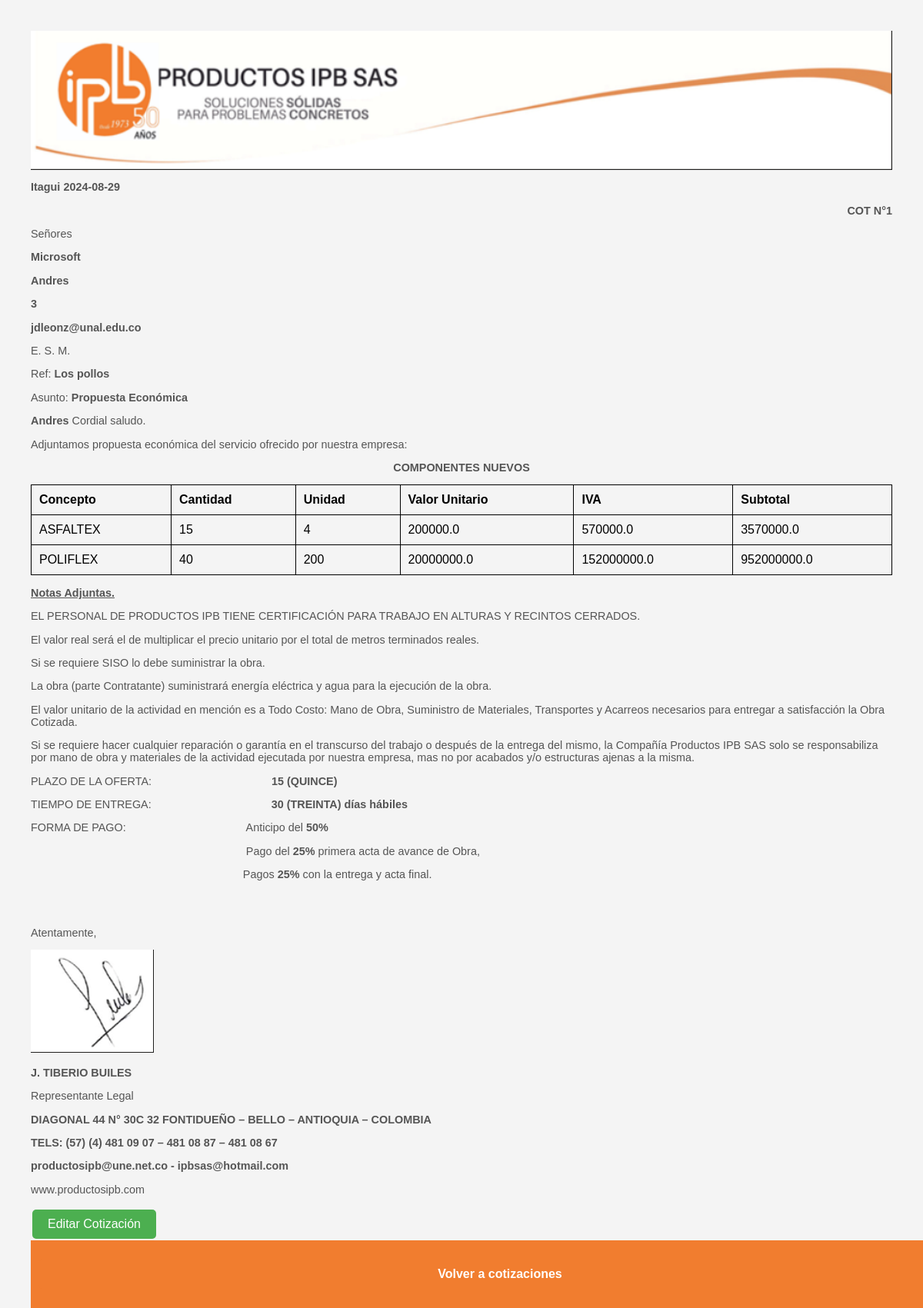
Before: /cotizacion/5 with the older database file.
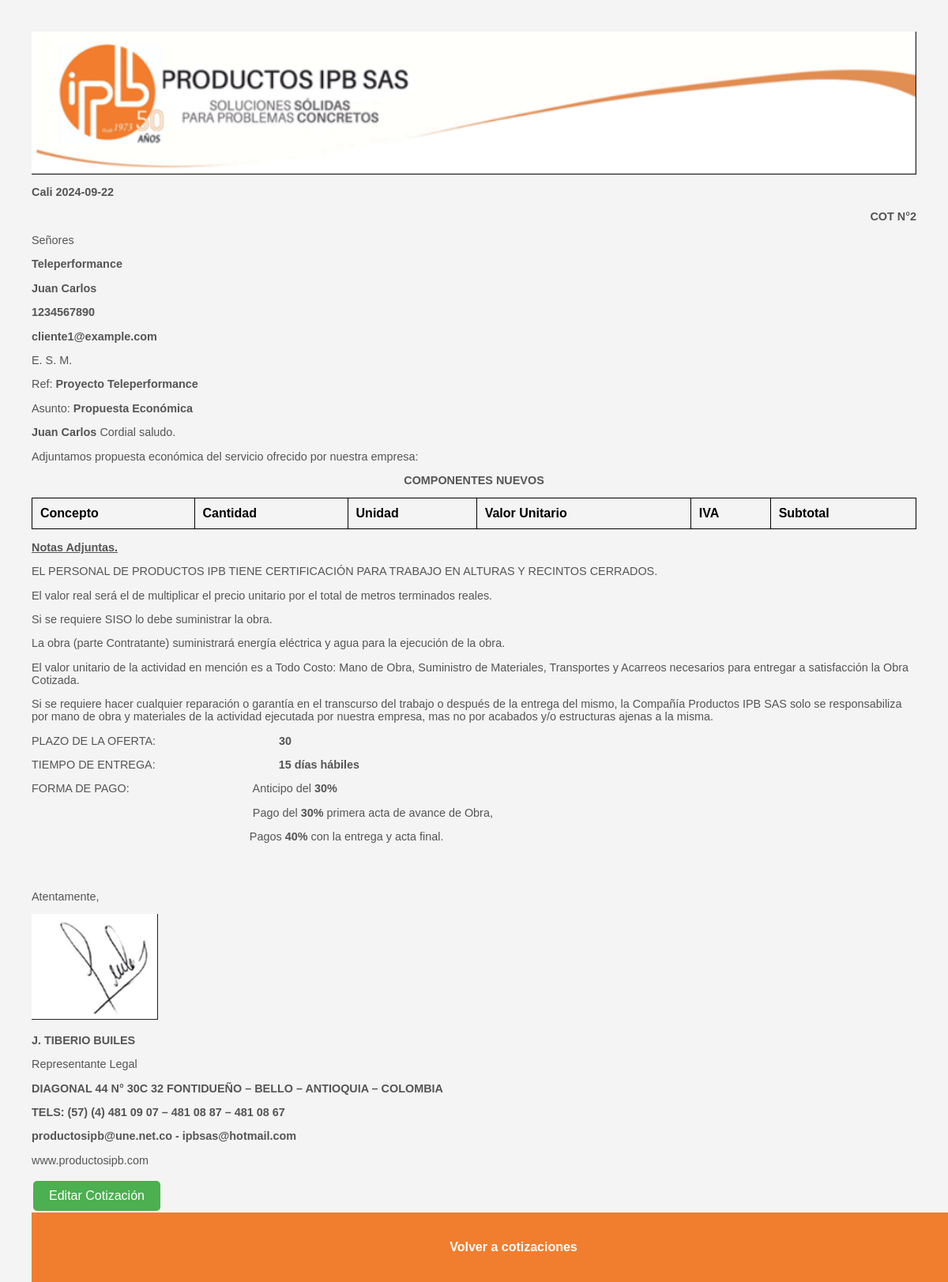
After: the same page with the newer database file.
### app.py (models this page shows, shortened)
class Cotizacion(db.Model):
    id = db.Column(db.Integer, primary_key=True)
    fecha = db.Column(db.Date, default=lambda: datetime.now(pytz.timezone('America/Bogota')).date())
    ciudad = db.Column(db.String(100), nullable=False)
    empresa = db.Column(db.String(100), nullable=False)
    proyecto = db.Column(db.String(100), nullable=False)
    plazo = db.Column(db.String(100), nullable=False)
    entrega = db.Column(db.String(100), nullable=False)
    anticipo = db.Column(db.Integer, nullable=False)
    p_acta = db.Column(db.Integer, nullable=False)
    f_acta = db.Column(db.Integer, nullable=False)
    consecutivo = db.Column(db.Integer, nullable=False)
    version_padre_id = db.Column(db.Integer, db.ForeignKey('cotizacion.id'), nullable=True)
    versiones = db.relationship('Cotizacion', backref=db.backref('version_padre', remote_side=[id]), lazy=True)
    productos_detalle = db.relationship('CotizacionProducto', backref='cotizacion', lazy=True)
    cliente_id = db.Column(db.Integer, db.ForeignKey('cliente.id'), nullable=False)
    cliente = db.relationship('Cliente', backref=db.backref('cotizaciones', lazy=True))
    servicio = db.Column(db.String(1000), nullable=False, default="v")

class Cliente(db.Model):
    id = db.Column(db.Integer, primary_key=True)
    nombre = db.Column(db.String(100), nullable=False)
    celular = db.Column(db.Integer, nullable=False)
    email = db.Column(db.String(100), nullable=False)
    """
    cotizacion_id = db.Column(db.Integer, db.ForeignKey('cotizacion.id'))
    cotizaciones = db.relationship('Cotizacion', back_populates='clienten', order_by='Cotizacion.id')
    """

class CotizacionProducto(db.Model):
    id = db.Column(db.Integer, primary_key=True)
    cotizacion_id = db.Column(db.Integer, db.ForeignKey('cotizacion.id'), nullable=False)
    producto_id = db.Column(db.Integer, db.ForeignKey('producto.id'), nullable=False)
    cantidad = db.Column(db.Integer, nullable=False)
    tamano = db.Column(db.Integer, nullable=False)
    producto = db.relationship('Producto', backref=db.backref('cotizacion_producto', lazy=True))

class Producto(db.Model):
    id = db.Column(db.Integer, primary_key=True)
    nombre = db.Column(db.String(100), nullable=False)
    precio = db.Column(db.Float, nullable=False)

### app.py (the view)
@app.route('/cotizacion/<int:id>')
def ver_cotizacion(id):
    cotizacion = Cotizacion.query.get_or_404(id)
    return render_template('ver_cotizacion.html', cotizacion=cotizacion)

### templates/ver_cotizacion.html (shortened to what the changed rows need)
<!DOCTYPE html>
<html lang="en">
<head>
    <link rel="stylesheet" href="static/styles.css">
</head>
<body>
<div class="content">
    <p><strong>{{ cotizacion.ciudad }} {{ cotizacion.fecha }}</strong></p>
    <p style="text-align: right;"><strong>COT N&deg;{{ cotizacion.consecutivo }}</strong></p>
    <p><strong>{{ cotizacion.empresa }}</strong></p>
    <p><strong>{{ cotizacion.cliente.nombre }}</strong></p>
    <p><strong>{{ cotizacion.cliente.celular }}</strong></p>
    <p><strong>{{ cotizacion.cliente.email }}</strong></p>
    <p>Ref: <strong>{{ cotizacion.proyecto }}</strong></p>
    <p><strong>{{ cotizacion.cliente.nombre }}</strong> Cordial saludo.</p>
    <table>
        {% if cotizacion.servicio != "v" %}
            <tbody>
                <tr>
                    <td colspan="6">{{ cotizacion.servicio }}</td>
                </tr>
            </tbody>
        {% else %}
            <thead>
                <tr>
                    <th>Concepto</th>
                    <th>Cantidad</th>
                    <th>Unidad</th>
                    <th>Valor Unitario</th>
                    <th>IVA</th>
                    <th>Subtotal</th>
                </tr>
            </thead>
            <tbody>
                {% for detalle in cotizacion.productos_detalle %}
                    <tr>
                        <td>{{ detalle.producto.nombre }}</td>
                        <td>{{ detalle.cantidad }}</td>
                        <td>{{ detalle.tamano }}</td>
                        <td>{{ (detalle.producto.precio * detalle.tamano) | round(2) }}</td>
                        <td>{{ (detalle.producto.precio * detalle.cantidad * detalle.tamano * 0.19) | round(2) }}</td>
                        <td>{{ (detalle.producto.precio * detalle.cantidad * detalle.tamano * 1.19) | round(2) }}</td>
                    </tr>
                {% endfor %}
            </tbody>
        {% endif %}
    </table>
    <p>PLAZO DE LA OFERTA:&nbsp; &nbsp; &nbsp; &nbsp; &nbsp; &nbsp; &nbsp; &nbsp; &nbsp; &nbsp; &nbsp; &nbsp; &nbsp; &nbsp; &nbsp; &nbsp; &nbsp; &nbsp; &nbsp; &nbsp;<strong>{{ cotizacion.plazo }}</strong></p>
    <p>TIEMPO DE ENTREGA:&nbsp; &nbsp; &nbsp; &nbsp; &nbsp; &nbsp; &nbsp; &nbsp; &nbsp; &nbsp; &nbsp; &nbsp; &nbsp; &nbsp; &nbsp; &nbsp; &nbsp; &nbsp; &nbsp; &nbsp;<strong>{{ cotizacion.entrega }} días hábiles</strong></p>
    <p>FORMA DE PAGO:&nbsp; &nbsp; &nbsp; &nbsp; &nbsp; &nbsp; &nbsp; &nbsp; &nbsp; &nbsp; &nbsp; &nbsp; &nbsp; &nbsp; &nbsp; &nbsp; &nbsp; &nbsp; &nbsp; &nbsp;Anticipo del <strong>{{ cotizacion.anticipo }}%</strong></p>
    <p>&nbsp; &nbsp; &nbsp; &nbsp; &nbsp; &nbsp; &nbsp;&nbsp; &nbsp; &nbsp; &nbsp; &nbsp; &nbsp; &nbsp;&nbsp; &nbsp; &nbsp; &nbsp; &nbsp; &nbsp; &nbsp;&nbsp; &nbsp; &nbsp;  &nbsp; &nbsp; &nbsp; &nbsp; &nbsp; &nbsp; &nbsp; &nbsp; &nbsp; &nbsp; &nbsp; &nbsp; &nbsp;Pago del <strong>{{ cotizacion.p_acta }}%</strong> primera acta de avance de Obra,</p>
    <p>&nbsp; &nbsp; &nbsp; &nbsp; &nbsp; &nbsp; &nbsp;&nbsp; &nbsp; &nbsp; &nbsp; &nbsp; &nbsp; &nbsp;&nbsp; &nbsp; &nbsp; &nbsp; &nbsp; &nbsp; &nbsp; &nbsp; &nbsp;  &nbsp; &nbsp; &nbsp; &nbsp; &nbsp; &nbsp; &nbsp; &nbsp; &nbsp; &nbsp; &nbsp; &nbsp; &nbsp;Pagos <strong>{{ cotizacion.f_acta }}%</strong> con la entrega y acta final.</p>
</div>
</body>
</html>

Changed rows visible on the page:
removed Cliente: cliente.nombre "Andres", cliente.celular "3", cliente.email "jdleonz@unal.edu.co"
no longer on this page (row edited): CotizacionProducto: producto.nombre "ASFALTEX", cantidad "15", tamano "4"
no longer on this page (row unchanged): Producto: (detalle.producto.precio*detalle.tamano)|round(2) "200000.0", precio.tamano "570000.0", precio.tamano "3570000.0"
no longer on this page (row edited): CotizacionProducto: producto.nombre "POLIFLEX", cantidad "40", tamano "200"
no longer on this page (row unchanged): Producto: (detalle.producto.precio*detalle.tamano)|round(2) "20000000.0", precio.tamano "152000000.0", precio.tamano "952000000.0"
changed Cotizacion: ciudad "Itagui" → "Cali"; fecha "2024-08-29" → "2024-09-22"; consecutivo "1" → "2"; empresa "Microsoft" → "Teleperformance"; proyecto "Los pollos" → "Proyecto Teleperformance"; plazo "15 (QUINCE)" → "30"; entrega "30 (TREINTA)" → "15"; anticipo "50" → "30"; p_acta "25" → "30"; f_acta "25" → "40"
now on this page (row edited): Cliente: cliente.nombre "Juan Carlos", cliente.celular "1234567890", cliente.email "cliente1@example.com"
